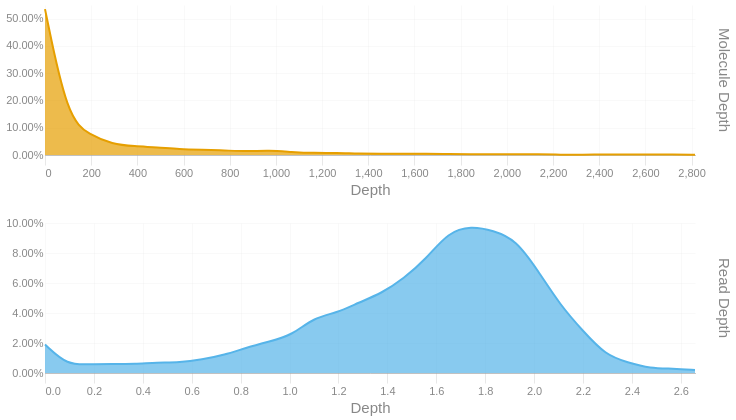

Notebook cell for this chart:
### Code cell
readdep = depth_hist(tb['Read Depth'], q99, 3)
readdep = readdep.with_columns(pl.lit('Read Depth').alias('Metric'))
if not SKIPLR:
    moldep = depth_hist(tb['Molecule Depth'], mol_q99, 1)
    moldep = moldep.with_columns(pl.lit('Molecule Depth').alias('Metric'))
    _hist = pl.concat([readdep, moldep])
    _hist = _hist.filter(pl.col('Proportion') != 0)
    with SafeRender(_hist):
        (
            alt.Chart(_hist)        
            .mark_area(interpolate = "basis")
            .encode(
                x=alt.X('Bin:Q').scale(domainMin=0).axis(alt.Axis(title='Depth')),
                y = alt.Y('Proportion:Q', title = None).axis(format = '.2%'),
                color = alt.Color('Metric:N').legend(None),
                row = alt.Row("Metric:N").header(title = None, labelOrient = 'right'),
                tooltip = [
                    alt.Tooltip("Metric:N", title = "Metric"),
                    alt.Tooltip('Interval:N', title = "Depth Interval"),
                    alt.Tooltip('Proportion:Q', title = "% Alignments").format('.2%')
                ]
            )
            .resolve_scale(x='independent', y='independent')
            .properties(
                height = 150, width = 650,
                usermeta={'embedOptions': {'downloadFileName': f'{samplename}.depth.hist'}}
            )
        ).display()
else:
    readdep = readdep.filter(pl.col('Proportion') != 0)
    with SafeRender(readdep):
        (
            alt.Chart(readdep)        
            .mark_area(interpolate = "basis")
            .encode(
                x=alt.X('Bin:Q').scale(domainMin=0).axis(alt.Axis(title='Depth')),
                y = alt.Y('Proportion:Q', title = None).axis(format = '.2%'),
                tooltip = [
                    alt.Tooltip('Interval:N', title = "Depth Interval"),
                    alt.Tooltip('Proportion:Q', title = "% Alignments").format('.2%')
                ]
            )
            .properties(
                usermeta={'embedOptions': {'downloadFileName': f'{samplename}.depth.hist'}}
            )
        ).display()

### Figure 1 — Vega-Lite specification as saved in the notebook (floating-point values rounded to 4 significant figures)
{"width": 650, "height": 150, "config": {"title": {"anchor": "start", "dy": -15, "fontSize": 18, "color": "#888888", "subtitleColor": "#888888", "subtitleFontSize": 14}, "arc": {"fill": "#0072B2"}, "axis": {"domainColor": "#888888", "domainWidth": 0.5, "gridWidth": 0.2, "grid": false, "titleFontWeight": 400, "titleFontSize": 15, "labelFontSize": 11, "labelColor": "#888888", "tickColor": "#888888", "tickWidth": 0.2, "titleColor": "#888888"}, "axisBand": {"grid": false}, "axisX": {"grid": true, "tickSize": 10, "domainCap": "round"}, "axisY": {"domain": false, "grid": true, "tickSize": 0, "domainCap": "round"}, "background": "transparent", "header": {"labelFontSize": 15, "labelColor": "#888888", "titleFontSize": 15, "titleFontWeight": 600, "titleColor": "#888888"}, "legend": {"labelFont": "sans-serif", "labelFontSize": 12, "labelColor": "#888888", "symbolSize": 100, "symbolType": "circle", "titleFontSize": 12, "titlePadding": 10, "titleColor": "#888888", "title": null}, "range": {"category": ["#E69F00", "#56B4E9", "#009E73", "#F0E442", "#0072B2", "#D55E00", "#CC79A7", "#000000"], "diverging": ["#cfe8f3", "#a2d4ec", "#73bfe2", "#46abdb", "#1696d2", "#12719e"]}, "area": {"fill": "#0072B2", "fillOpacity": 0.7, "line": true, "strokeOpacity": 0.7}, "line": {"color": "#0072B2", "stroke": "#0072B2", "strokeWidth": 2}, "trail": {"color": "#0072B2", "stroke": "#0072B2", "strokeWidth": 0, "size": 1}, "point": {"filled": true, "fillOpacity": 1.0, "size": 95}, "text": {"color": "#888888", "fontSize": 11, "align": "right", "fontWeight": 400, "size": 11}, "bar": {"fill": "#0072B2", "stroke": null}, "view": {"stroke": null, "continuousWidth": 660, "continuousHeight": 400}}, "data": {"name": "data-3b94358e30b7e85391d0bb80adb807ff"}, "mark": {"type": "area", "interpolate": "basis"}, "encoding": {"color": {"field": "Metric", "legend": null, "type": "nominal"}, "row": {"field": "Metric", "header": {"title": null, "labelOrient": "right"}, "type": "nominal"}, "tooltip": [{"field": "Metric", "title": "Metric", "type": "nominal"}, {"field": "Interval", "title": "Depth Interval", "type": "nominal"}, {"field": "Proportion", "format": ".2%", "title": "% Alignments", "type": "quantitative"}], "x": {"axis": {"title": "Depth"}, "field": "Bin", "scale": {"domainMin": 0}, "type": "quantitative"}, "y": {"axis": {"format": ".2%"}, "field": "Proportion", "title": null, "type": "quantitative"}}, "resolve": {"scale": {"x": "independent", "y": "independent"}}, "usermeta": {"embedOptions": {"downloadFileName": "S5_Kennetcook_3549.depth.hist"}}, "$schema": "https://vega.github.io/schema/vega-lite/v6.1.0.json", "datasets": {"data-3b94358e30b7e85391d0bb80adb807ff": [{"Bin": 0.0, "Interval": "0.0-0.092", "Proportion": 0.019, "Metric": "Read Depth"}, {"Bin": 0.092, "Interval": "0.092-0.183", "Proportion": 0.005, "Metric": "Read Depth"}, {"Bin": 0.183, "Interval": "0.183-0.275", "Proportion": 0.006, "Metric": "Read Depth"}, {"Bin": 0.275, "Interval": "0.275-0.367", "Proportion": 0.006, "Metric": "Read Depth"}, {"Bin": 0.367, "Interval": "0.367-0.458", "Proportion": 0.006, "Metric": "Read Depth"}, {"Bin": 0.458, "Interval": "0.458-0.55", "Proportion": 0.007, "Metric": "Read Depth"}, {"Bin": 0.55, "Interval": "0.55-0.642", "Proportion": 0.007, "Metric": "Read Depth"}, {"Bin": 0.642, "Interval": "0.642-0.733", "Proportion": 0.009, "Metric": "Read Depth"}, {"Bin": 0.733, "Interval": "0.733-0.825", "Proportion": 0.012, "Metric": "Read Depth"}, {"Bin": 0.825, "Interval": "0.825-0.917", "Proportion": 0.017, "Metric": "Read Depth"}, {"Bin": 0.917, "Interval": "0.917-1.008", "Proportion": 0.021, "Metric": "Read Depth"}, {"Bin": 1.008, "Interval": "1.008-1.1", "Proportion": 0.025, "Metric": "Read Depth"}, {"Bin": 1.1, "Interval": "1.1-1.192", "Proportion": 0.037, "Metric": "Read Depth"}, {"Bin": 1.192, "Interval": "1.192-1.283", "Proportion": 0.04, "Metric": "Read Depth"}, {"Bin": 1.283, "Interval": "1.283-1.375", "Proportion": 0.047, "Metric": "Read Depth"}, {"Bin": 1.375, "Interval": "1.375-1.467", "Proportion": 0.053, "Metric": "Read Depth"}, {"Bin": 1.467, "Interval": "1.467-1.558", "Proportion": 0.063, "Metric": "Read Depth"}, {"Bin": 1.558, "Interval": "1.558-1.65", "Proportion": 0.076, "Metric": "Read Depth"}, {"Bin": 1.65, "Interval": "1.65-1.742", "Proportion": 0.094, "Metric": "Read Depth"}, {"Bin": 1.742, "Interval": "1.742-1.833", "Proportion": 0.098, "Metric": "Read Depth"}, {"Bin": 1.833, "Interval": "1.833-1.925", "Proportion": 0.095, "Metric": "Read Depth"}, {"Bin": 1.925, "Interval": "1.925-2.017", "Proportion": 0.089, "Metric": "Read Depth"}, {"Bin": 2.017, "Interval": "2.017-2.108", "Proportion": 0.068, "Metric": "Read Depth"}, {"Bin": 2.108, "Interval": "2.108-2.2", "Proportion": 0.045, "Metric": "Read Depth"}, {"Bin": 2.2, "Interval": "2.2-2.292", "Proportion": 0.028, "Metric": "Read Depth"}, {"Bin": 2.292, "Interval": "2.292-2.383", "Proportion": 0.012, "Metric": "Read Depth"}, {"Bin": 2.383, "Interval": "2.383-2.475", "Proportion": 0.007, "Metric": "Read Depth"}, {"Bin": 2.475, "Interval": "2.475-2.567", "Proportion": 0.003, "Metric": "Read Depth"}, {"Bin": 2.567, "Interval": "2.567-2.658", "Proportion": 0.003, "Metric": "Read Depth"}, {"Bin": 2.658, "Interval": "2.658-2.75", "Proportion": 0.002, "Metric": "Read Depth"}, {"Bin": 0.0, "Interval": "0.0-97.1", "Proportion": 0.535, "Metric": "Molecule Depth"}, {"Bin": 97.1, "Interval": "97.1-194.1", "Proportion": 0.134, "Metric": "Molecule Depth"}, {"Bin": 194.1, "Interval": "194.1-291.2", "Proportion": 0.074, "Metric": "Molecule Depth"}, {"Bin": 291.2, "Interval": "291.2-388.2", "Proportion": 0.04, "Metric": "Molecule Depth"}, {"Bin": 388.2, "Interval": "388.2-485.3", "Proportion": 0.032, "Metric": "Molecule Depth"}, {"Bin": 485.3, "Interval": "485.3-582.4", "Proportion": 0.028, "Metric": "Molecule Depth"}, {"Bin": 582.4, "Interval": "582.4-679.4", "Proportion": 0.021, "Metric": "Molecule Depth"}, {"Bin": 679.4, "Interval": "679.4-776.5", "Proportion": 0.019, "Metric": "Molecule Depth"}, {"Bin": 776.5, "Interval": "776.5-873.5", "Proportion": 0.017, "Metric": "Molecule Depth"}, {"Bin": 873.5, "Interval": "873.5-970.6", "Proportion": 0.013, "Metric": "Molecule Depth"}, {"Bin": 970.6, "Interval": "970.6-1067.7", "Proportion": 0.017, "Metric": "Molecule Depth"}, {"Bin": 1068.0, "Interval": "1067.7-1164.7", "Proportion": 0.011, "Metric": "Molecule Depth"}, {"Bin": 1165.0, "Interval": "1164.7-1261.8", "Proportion": 0.007, "Metric": "Molecule Depth"}, {"Bin": 1262.0, "Interval": "1261.8-1358.8", "Proportion": 0.008, "Metric": "Molecule Depth"}, {"Bin": 1359.0, "Interval": "1358.8-1455.9", "Proportion": 0.005, "Metric": "Molecule Depth"}, {"Bin": 1456.0, "Interval": "1455.9-1553.0", "Proportion": 0.005, "Metric": "Molecule Depth"}, {"Bin": 1553.0, "Interval": "1553.0-1650.0", "Proportion": 0.005, "Metric": "Molecule Depth"}, {"Bin": 1650.0, "Interval": "1650.0-1747.1", "Proportion": 0.005, "Metric": "Molecule Depth"}, {"Bin": 1747.0, "Interval": "1747.1-1844.2", "Proportion": 0.003, "Metric": "Molecule Depth"}, {"Bin": 1844.0, "Interval": "1844.2-1941.2", "Proportion": 0.003, "Metric": "Molecule Depth"}, {"Bin": 1941.0, "Interval": "1941.2-2038.3", "Proportion": 0.003, "Metric": "Molecule Depth"}, {"Bin": 2038.0, "Interval": "2038.3-2135.3", "Proportion": 0.003, "Metric": "Molecule Depth"}, {"Bin": 2135.0, "Interval": "2135.3-2232.4", "Proportion": 0.003, "Metric": "Molecule Depth"}, {"Bin": 2232.0, "Interval": "2232.4-2329.5", "Proportion": 0.001, "Metric": "Molecule Depth"}, {"Bin": 2330.0, "Interval": "2329.5-2426.5", "Proportion": 0.001, "Metric": "Molecule Depth"}, {"Bin": 2426.0, "Interval": "2426.5-2523.6", "Proportion": 0.002, "Metric": "Molecule Depth"}, {"Bin": 2524.0, "Interval": "2523.6-2620.6", "Proportion": 0.002, "Metric": "Molecule Depth"}, {"Bin": 2621.0, "Interval": "2620.6-2717.7", "Proportion": 0.002, "Metric": "Molecule Depth"}, {"Bin": 2718.0, "Interval": "2717.7-2814.8", "Proportion": 0.002, "Metric": "Molecule Depth"}, {"Bin": 2815.0, "Interval": "2814.8-2911.82", "Proportion": 0.001, "Metric": "Molecule Depth"}]}}
